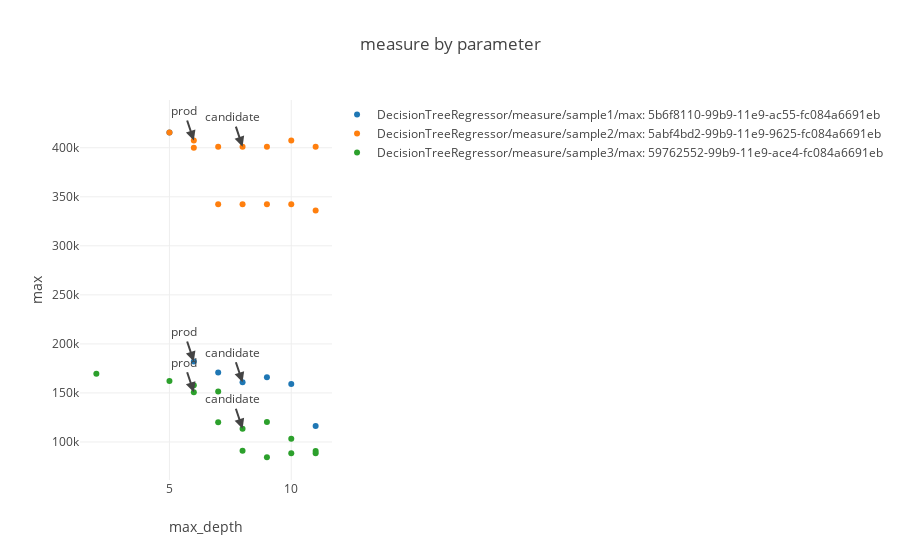

Notebook source saved alongside this figure:
### Markdown cell above
#### Plot error measure vs parameter

### Code cell
import pailab.analysis.plot_helper as plt_helper
import pailab.analysis.plot as plot
plot.measure_by_parameter(ml_repo, ml_repo.tree.models.DecisionTreeRegressor.measures('max'), 'max_depth', data_versions=LAST_VERSION)
#ml_repo.models.DecisionTreeRegressor.measures('r2')

### Figure 1 — Plotly figure (JSON) as saved in the notebook; plotly's stock layout.template omitted (floating-point values rounded to 4 significant figures)
{"data": [{"mode": "markers", "name": "DecisionTreeRegressor/measure/sample1/max: 5b6f8110-99b9-11e9-ac55-fc084a6691eb", "text": ["model version: 5b701d19-99b9-11e9-838a-fc084a6691eb<br>sample3: 5b6f8110-99b9-11e9-ac55-fc084a6691eb<br>train_data: 5b6f8110-99b9-11e9-ac55-fc084a6691eb", "model version: 5564ccee-99b9-11e9-8957-fc084a6691eb<br>sample3: 5b6f8110-99b9-11e9-ac55-fc084a6691eb<br>train_data: 5482a97b-99b9-11e9-86b2-fc084a6691eb", "model version: 5b7a2e62-99b9-11e9-8198-fc084a6691eb<br>sample3: 5b6f8110-99b9-11e9-ac55-fc084a6691eb<br>train_data: 5b6f8110-99b9-11e9-ac55-fc084a6691eb", "model version: 5b81d55c-99b9-11e9-8b63-fc084a6691eb<br>sample3: 5b6f8110-99b9-11e9-ac55-fc084a6691eb<br>train_data: 5b6f8110-99b9-11e9-ac55-fc084a6691eb", "model version: 5b887400-99b9-11e9-b56d-fc084a6691eb<br>sample3: 5b6f8110-99b9-11e9-ac55-fc084a6691eb<br>train_data: 5b6f8110-99b9-11e9-ac55-fc084a6691eb", "model version: 5b923434-99b9-11e9-b5ea-fc084a6691eb<br>sample3: 5b6f8110-99b9-11e9-ac55-fc084a6691eb<br>train_data: 5b6f8110-99b9-11e9-ac55-fc084a6691eb", "model version: 5b9c484c-99b9-11e9-a6d6-fc084a6691eb<br>sample3: 5b6f8110-99b9-11e9-ac55-fc084a6691eb<br>train_data: 5b6f8110-99b9-11e9-ac55-fc084a6691eb"], "type": "scatter", "uid": "56e23b41-e65c-4785-9a58-7012997219a6", "x": [6, 5, 7, 8, 9, 10, 11], "y": [182100, 415450, 170730, 160900.0, 165900, 159096, 116200]}, {"mode": "markers", "name": "DecisionTreeRegressor/measure/sample2/max: 5abf4bd2-99b9-11e9-9625-fc084a6691eb", "text": ["model version: 5b3b0852-99b9-11e9-93b7-fc084a6691eb<br>sample3: 5abf4bd2-99b9-11e9-9625-fc084a6691eb<br>train_data: 5b39343a-99b9-11e9-b0fb-fc084a6691eb", "model version: 5564ccee-99b9-11e9-8957-fc084a6691eb<br>sample3: 5abf4bd2-99b9-11e9-9625-fc084a6691eb<br>train_data: 5482a97b-99b9-11e9-86b2-fc084a6691eb", "model version: 5b473938-99b9-11e9-8444-fc084a6691eb<br>sample3: 5abf4bd2-99b9-11e9-9625-fc084a6691eb<br>train_data: 5b39343a-99b9-11e9-b0fb-fc084a6691eb", "model version: 5b5198c0-99b9-11e9-b018-fc084a6691eb<br>sample3: 5abf4bd2-99b9-11e9-9625-fc084a6691eb<br>train_data: 5b39343a-99b9-11e9-b0fb-fc084a6691eb", "model version: 5b58e93e-99b9-11e9-af94-fc084a6691eb<br>sample3: 5abf4bd2-99b9-11e9-9625-fc084a6691eb<br>train_data: 5b39343a-99b9-11e9-b0fb-fc084a6691eb", "model version: 5b608b5c-99b9-11e9-adcd-fc084a6691eb<br>sample3: 5abf4bd2-99b9-11e9-9625-fc084a6691eb<br>train_data: 5b39343a-99b9-11e9-b0fb-fc084a6691eb", "model version: 5b6968a8-99b9-11e9-ac6c-fc084a6691eb<br>sample3: 5abf4bd2-99b9-11e9-9625-fc084a6691eb<br>train_data: 5b39343a-99b9-11e9-b0fb-fc084a6691eb", "model version: 5b701d19-99b9-11e9-838a-fc084a6691eb<br>sample3: 5abf4bd2-99b9-11e9-9625-fc084a6691eb<br>train_data: 5b6f8110-99b9-11e9-ac55-fc084a6691eb", "model version: 5b7a2e62-99b9-11e9-8198-fc084a6691eb<br>sample3: 5abf4bd2-99b9-11e9-9625-fc084a6691eb<br>train_data: 5b6f8110-99b9-11e9-ac55-fc084a6691eb", "model version: 5b81d55c-99b9-11e9-8b63-fc084a6691eb<br>sample3: 5abf4bd2-99b9-11e9-9625-fc084a6691eb<br>train_data: 5b6f8110-99b9-11e9-ac55-fc084a6691eb", "model version: 5b887400-99b9-11e9-b56d-fc084a6691eb<br>sample3: 5abf4bd2-99b9-11e9-9625-fc084a6691eb<br>train_data: 5b6f8110-99b9-11e9-ac55-fc084a6691eb", "model version: 5b923434-99b9-11e9-b5ea-fc084a6691eb<br>sample3: 5abf4bd2-99b9-11e9-9625-fc084a6691eb<br>train_data: 5b6f8110-99b9-11e9-ac55-fc084a6691eb", "model version: 5b9c484c-99b9-11e9-a6d6-fc084a6691eb<br>sample3: 5abf4bd2-99b9-11e9-9625-fc084a6691eb<br>train_data: 5b6f8110-99b9-11e9-ac55-fc084a6691eb"], "type": "scatter", "uid": "d1440048-7686-4680-942a-91f565d63360", "x": [6, 5, 7, 8, 9, 10, 11, 6, 7, 8, 9, 10, 11], "y": [400050, 415450, 342300, 342300, 342300, 342300, 336000, 407400, 401100, 401100, 401100, 407400, 401100]}, {"mode": "markers", "name": "DecisionTreeRegressor/measure/sample3/max: 59762552-99b9-11e9-ace4-fc084a6691eb", "text": ["model version: 58bf4a06-99b9-11e9-b1a5-fc084a6691eb<br>sample3: 59762552-99b9-11e9-ace4-fc084a6691eb<br>train_data: 5482a97b-99b9-11e9-86b2-fc084a6691eb", "model version: 5564ccee-99b9-11e9-8957-fc084a6691eb<br>sample3: 59762552-99b9-11e9-ace4-fc084a6691eb<br>train_data: 5482a97b-99b9-11e9-86b2-fc084a6691eb", "model version: 5b3b0852-99b9-11e9-93b7-fc084a6691eb<br>sample3: 59762552-99b9-11e9-ace4-fc084a6691eb<br>train_data: 5b39343a-99b9-11e9-b0fb-fc084a6691eb", "model version: 5b473938-99b9-11e9-8444-fc084a6691eb<br>sample3: 59762552-99b9-11e9-ace4-fc084a6691eb<br>train_data: 5b39343a-99b9-11e9-b0fb-fc084a6691eb", "model version: 5b5198c0-99b9-11e9-b018-fc084a6691eb<br>sample3: 59762552-99b9-11e9-ace4-fc084a6691eb<br>train_data: 5b39343a-99b9-11e9-b0fb-fc084a6691eb", "model version: 5b58e93e-99b9-11e9-af94-fc084a6691eb<br>sample3: 59762552-99b9-11e9-ace4-fc084a6691eb<br>train_data: 5b39343a-99b9-11e9-b0fb-fc084a6691eb", "model version: 5b608b5c-99b9-11e9-adcd-fc084a6691eb<br>sample3: 59762552-99b9-11e9-ace4-fc084a6691eb<br>train_data: 5b39343a-99b9-11e9-b0fb-fc084a6691eb", "model version: 5b6968a8-99b9-11e9-ac6c-fc084a6691eb<br>sample3: 59762552-99b9-11e9-ace4-fc084a6691eb<br>train_data: 5b39343a-99b9-11e9-b0fb-fc084a6691eb", "model version: 5b701d19-99b9-11e9-838a-fc084a6691eb<br>sample3: 59762552-99b9-11e9-ace4-fc084a6691eb<br>train_data: 5b6f8110-99b9-11e9-ac55-fc084a6691eb", "model version: 5b7a2e62-99b9-11e9-8198-fc084a6691eb<br>sample3: 59762552-99b9-11e9-ace4-fc084a6691eb<br>train_data: 5b6f8110-99b9-11e9-ac55-fc084a6691eb", "model version: 5b81d55c-99b9-11e9-8b63-fc084a6691eb<br>sample3: 59762552-99b9-11e9-ace4-fc084a6691eb<br>train_data: 5b6f8110-99b9-11e9-ac55-fc084a6691eb", "model version: 5b887400-99b9-11e9-b56d-fc084a6691eb<br>sample3: 59762552-99b9-11e9-ace4-fc084a6691eb<br>train_data: 5b6f8110-99b9-11e9-ac55-fc084a6691eb", "model version: 5b923434-99b9-11e9-b5ea-fc084a6691eb<br>sample3: 59762552-99b9-11e9-ace4-fc084a6691eb<br>train_data: 5b6f8110-99b9-11e9-ac55-fc084a6691eb", "model version: 5b9c484c-99b9-11e9-a6d6-fc084a6691eb<br>sample3: 59762552-99b9-11e9-ace4-fc084a6691eb<br>train_data: 5b6f8110-99b9-11e9-ac55-fc084a6691eb"], "type": "scatter", "uid": "1a6d155a-93a3-4777-b1ef-1145cb62c021", "x": [2, 5, 6, 7, 8, 9, 10, 11, 6, 7, 8, 9, 10, 11], "y": [169680, 162200.0, 158000.0, 151600, 91190.0, 84440.0, 88470.0, 90870.0, 150800.0, 120200.0, 113500.0, 120450, 103200.0, 88470.0]}], "layout": {"annotations": [{"arrowhead": 2, "showarrow": true, "text": "prod", "x": 6, "xref": "x", "y": 182100, "yref": "y"}, {"arrowhead": 2, "showarrow": true, "text": "candidate", "x": 8, "xref": "x", "y": 160900.0, "yref": "y"}, {"arrowhead": 2, "showarrow": true, "text": "prod", "x": 6, "xref": "x", "y": 407400, "yref": "y"}, {"arrowhead": 2, "showarrow": true, "text": "candidate", "x": 8, "xref": "x", "y": 401100, "yref": "y"}, {"arrowhead": 2, "showarrow": true, "text": "prod", "x": 6, "xref": "x", "y": 150800.0, "yref": "y"}, {"arrowhead": 2, "showarrow": true, "text": "candidate", "x": 8, "xref": "x", "y": 113500.0, "yref": "y"}], "title": {"text": "measure by parameter"}, "xaxis": {"title": {"text": "max_depth"}}, "yaxis": {"title": {"text": "max"}}}}
